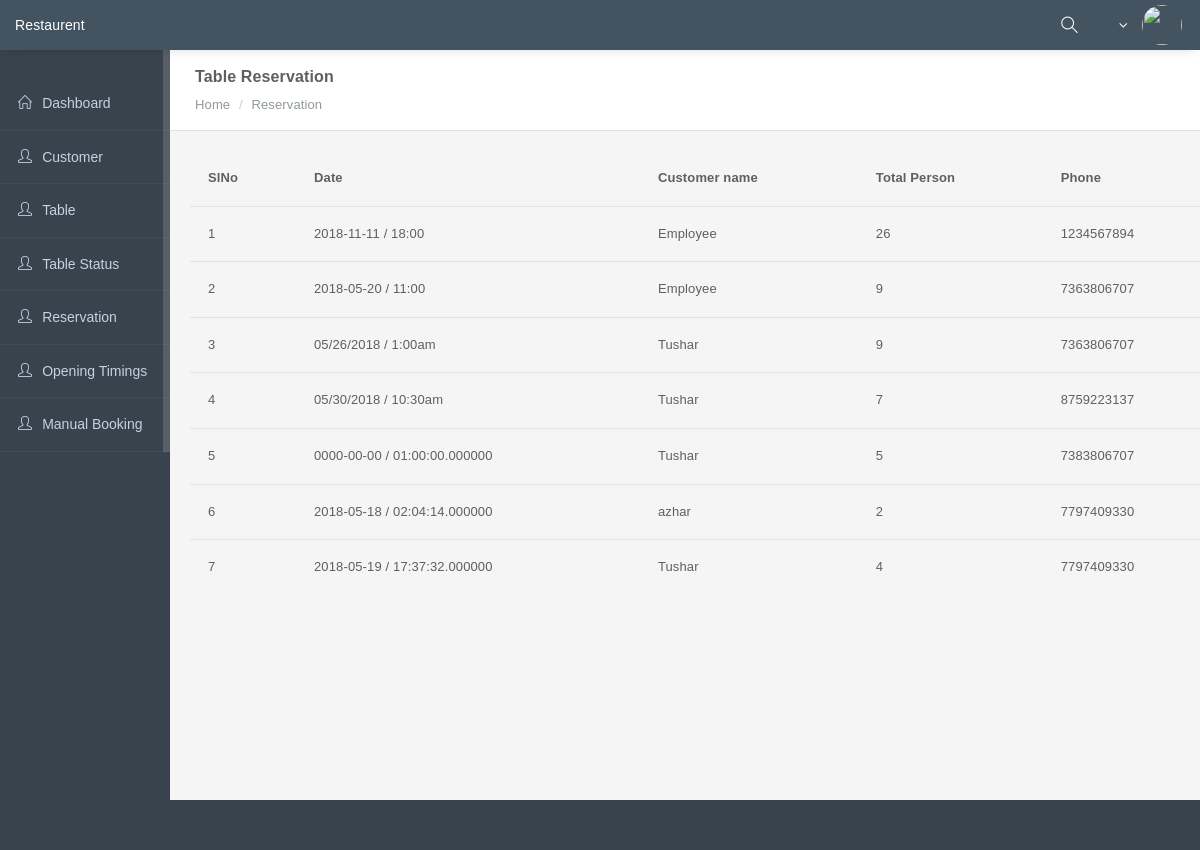
Screenshot of /Admin/Reservation.php with the database file from the repository.
### tables this page shows
CREATE TABLE `reservation` (
  `reservation_id` INT(11) NOT NULL,
  `date` VARCHAR(220) NOT NULL,
  `time` VARCHAR(200) NOT NULL,
  `person` INT(11) NOT NULL,
  `table_id` int(11) NOT NULL,
  `phone` varchar(20) NOT NULL,
  `message` text,
  `booked_by` varchar(20) NOT NULL,
  `user_id` int(11) NOT NULL
);

CREATE TABLE `customer` (
  `id` INT(11) NOT NULL,
  `name` VARCHAR(20) NOT NULL,
  `phone` VARCHAR(20) NOT NULL,
  `email` VARCHAR(40) NOT NULL,
  `password` VARCHAR(20) NOT NULL
);

### Admin/Reservation.php (the view, shortened to what this page needs)
<!DOCTYPE html>
<html lang="en">
<?php session_start();
include 'db_connect.php';
 $sql = "SELECT * FROM `reservation` ORDER BY reservation_id DESC";
    $res = $con->query($sql);
 ?>
    <head>
        <?php include('header.php'); ?>
    </head>
        <?php include('menu.php'); ?>
		 <div class="page-inner">
                <div class="page-title">
                    <h3 class="breadcrumb-header">Table Reservation</h3>
                    <div class="page-breadcrumb">
                        <ol class="breadcrumb breadcrumb-with-header">
                            <li><a href="dashboard.php">Home</a></li>
                            <li class="active">Reservation</li>
                        </ol>
                    </div>
                </div>
                <div id="main-wrapper">
                    <div class="row">
                        <div class="container">
                          <div class="table-responsive">
                            <table class="table">
                              <thead>
                                <tr>
                                  <th>SlNo</th>
                                  <th>Date</th>
                                  <th>Customer name</th>
                                  <th>Total Person</th>
                                  <th>Phone</th>
                                </tr>
                              </thead>
                              <tbody>
							  <?php
							  $i = 1;
								  while($fet = $res->fetch_array())
							  {
								  $booked_by = $fet['booked_by'];
								  $user_id = $fet['user_id'];
								  if($booked_by == 'customer')
								  {
									 $sql2 = "SELECT * FROM `customer` WHERE `id`='$user_id'";
									 $res2 = $con->query($sql2);
									  $fetname = $res2->fetch_array();
									  $name = $fetname['name'];
								  }
								  else
								  {
									  $name = 'Employee';
								  }
							  ?>
                                <tr>
                                  <td><?php echo $i; ?></td>
                                  <td><?php echo $fet['date']; ?> / <?php echo $fet['time']; ?></td>
                                  <td><?php echo $name; ?></td>
                                  <td><?php echo $fet['person']; ?></td>
                                  <td><?php echo $fet['phone']; ?></td>
                                </tr>
								<?php
								$i++;
							  }
								?>
                              </tbody>
                            </table>
                            </div>
                        </div>
                    </div>
                </div>
                <div class="page-footer">
                </div>
            </div>
        </main>
        <link rel="stylesheet" type="text/css" href="https://cdn.datatables.net/1.10.16/css/jquery.dataTables.css">
    </body>
</html>

### Admin/assets/css/layers/dark-layer.css (style rules this page uses)
.page-footer { background: #38434E; }

### rows the page displays
reservation: date "2018-11-11", time "18:00", booked_by "Employee", person "26", phone "1234567894"
reservation: date "2018-05-20", time "11:00", booked_by "Employee", person "9", phone "7363806707"
reservation: date "05/26/2018", time "1:00am", customer.name "Tushar", person "9", phone "7363806707"
reservation: date "05/30/2018", time "10:30am", customer.name "Tushar", person "7", phone "8759223137"
reservation: date "0000-00-00", time "01:00:00.000000", customer.name "Tushar", person "5", phone "7383806707"
reservation: date "2018-05-18", time "02:04:14.000000", customer.name "azhar", person "2", phone "7797409330"
reservation: date "2018-05-19", time "17:37:32.000000", customer.name "Tushar", person "4", phone "7797409330"
